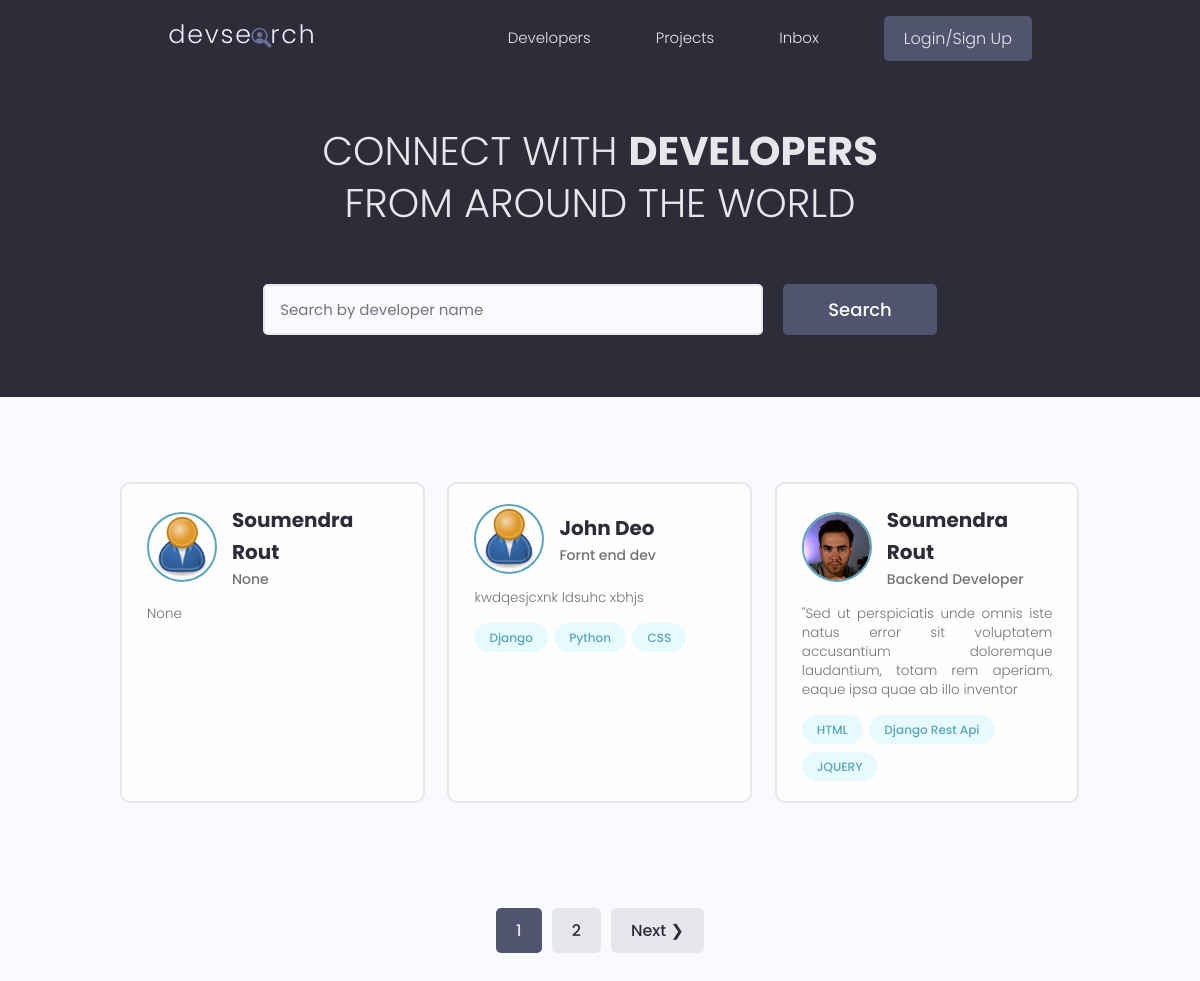
The page / on the database its author committed.
### users/models.py (models this page shows, shortened)
class Profile(models.Model):
    user = models.OneToOneField(User,on_delete=models.CASCADE,null=True,blank=True)
    name = models.CharField(max_length=200,blank=True,null=True)
    email = models.EmailField(max_length=500, blank=True,null=True)
    username = models.CharField(max_length=200,blank=True,null=True)
    location = models.CharField(max_length=200,blank=True,null=True)
    short_intro = models.CharField(max_length=200,blank=True,null=True)
    bio = models.TextField(blank=True,null=True)
    profile_image = models.ImageField(null=True,blank=True,upload_to='profiles/',default='profiles/user-default.png')
    social_github = models.CharField(max_length=200,blank=True,null=True)
    social_twitter = models.CharField(max_length=200,blank=True,null=True)
    social_linkedin = models.CharField(max_length=200,blank=True,null=True)
    social_youtube = models.CharField(max_length=200,blank=True,null=True)
    social_website = models.CharField(max_length=200,blank=True,null=True)
    created = models.DateTimeField(auto_now_add=True)
    id = models.UUIDField(default=uuid.uuid4,unique=True,primary_key=True,editable=False)

class Skill(models.Model):
    owner = models.ForeignKey(Profile,on_delete=models.CASCADE,null=True,blank=True)
    name = models.CharField(max_length=200,blank=True,null=True)
    description = models.TextField(null=True,blank=True)
    created = models.DateTimeField(auto_now_add=True)
    id = models.UUIDField(default=uuid.uuid4,unique=True,primary_key=True,editable=False)
    def __str__(self):
        return str(self.name)

### users/views.py (the view)
# urls.py: path('',views.profiles, name='profiles'),
def profiles(request):
    profiles,search_query=searchProfiles(request)
    custom_range ,profiles =paginationProfiles(request,profiles,3)
    context = {'profiles':profiles,'search_query':search_query,'custom_range':custom_range}
    return render(request,'users/profiles.html',context)

### users/utils.py (called while the page is built)
def paginationProfiles(request,profiles,result):
    page = request.GET.get('page')
    paginator = Paginator(profiles,result)
    try:
        profiles = paginator.page(page)
    except PageNotAnInteger:
        page = 1
        profiles = paginator.page(page)
    except EmptyPage:
        page =paginator.num_pages
        profiles = paginator.page(page)
    leftIndex = (int(page)-4)
    if leftIndex < 1:
        leftIndex = 1
    rightIndex = (int(page)+5)
    if rightIndex > paginator.num_pages:
        rightIndex = paginator.num_pages + 1
    custom_range=range(leftIndex,rightIndex)
    return custom_range,profiles

def searchProfiles(request):
    search_query = ''
    if request.GET.get('search_query'):
        search_query = request.GET.get('search_query')
    skills = Skill.objects.filter(name__icontains=search_query)
    profiles = Profile.objects.distinct().filter(Q(name__icontains=search_query) |
                                    Q(short_intro__icontains=search_query) |
                                    Q(skill__in=skills))
    return profiles,search_query

### users/templates/users/profiles.html (shortened to what this page needs)
{% extends "main.html" %}
{% block content %}
  <main class="home">
    <section class="hero-section text-center">
      <div class="container container--narrow">
        <div class="hero-section__box">
          <h2>CONNECT WITH <span>DEVELOPERS</span></h2>
          <h2>FROM AROUND THE WORLD</h2>
        </div>
        <div class="hero-section__search">
          <form id='searchForm' class="form" action="{% url 'profiles' %}" method="get">
            <div class="form__field">
              <input class="input input--text" id="formInput#search" type="text" name="search_query"
                value= "{{search_query}}" placeholder="Search by developer name" />
            </div>
            <input class="btn btn--sub btn--lg" type="submit" value="Search" />
          </form>
        </div>
      </div>
    </section>
    <section class="devlist">
      <div class="container">
        <div class="grid grid--three">
          {% for profile in profiles %}
          <div class="column card">
            <div class="dev">
              <a href="{% url 'user-profile' profile.id %}" class="card__body">
                <div class="dev__profile">
                  <img class="avatar avatar--md" src="{{ profile.profile_image.url }}" alt="image" />
                  <div class="dev__meta">
                    <h3>{{ profile.name }}</h3>
                    <h5>{{ profile.short_intro|slice:"60" }}</h5>
                  </div>
                </div>
                <p class="dev__info">{{ profile.bio|slice:"150" }}</p>
                <div class="dev__skills">
                    {% for skill in profile.skill_set.all|slice:"5" %}
                  <span class="tag tag--pill tag--main">
                    <small>{{ skill }}</small>
                  </span>
                    {% endfor %}
                </div>
              </a>
            </div>
          </div>
          {% endfor %}
        </div>
      </div>
    </section>
    {% include "pagination.html" with queryset=profiles custom_range=custom_range%}
  </main>
{% endblock content %}

### static/styles/app.css (style rules this page uses)
:root { --color-sub: #2d2d39; }
.btn--sub { background-color: var(--color-sub-light); }
.card { border: 2px solid var(--color-light); }
img { width: 100%; }
.hero-section { height: 40vh; display: flex; align-items: center; background-color: var(--color-sub); }
.hero-section__box { margin-bottom: 4rem; }
.hero-section__box > h2, .hero-section__box > h2 > span { font-size: 4rem; color: var(--color-light); line-height: 1.3; text-transform: uppercase; }
.hero-section__box > h2 { font-weight: 300; }
.hero-section__box > h2 > span { font-weight: 700; }
.hero-section__search > .form { display: flex; align-items: center; justify-content: center; gap: 2rem; }
.hero-section__search > .form input.input--text { width: 50rem; }
.devlist { margin-top: 8rem; }
.devlist .grid { align-items: stretch; }
.devlist .dev .dev__profile { display: flex; align-items: center; gap: 1.5rem; }
.devlist .dev .dev__meta h3 { color: var(--color-sub); font-size: 2rem; font-weight: 700; }
.devlist .dev .dev__meta h5 { color: var(--color-text); font-size: 1.4rem; font-weight: 500; }
.devlist .dev .dev__info { margin: 1.5rem 0; font-size: 1.35rem; line-height: 1.4; text-align: justify; }

### static/uikit/styles/modules/_variables.css (style rules this page uses)
:root { --color-main: #5aa5b9; --color-main-light: #e6faff; --color-sub: #3f4156; --color-sub-light: #51546e; --color-sub-lighter: #ededfd; --color-text: #737373; --color-gray: #8b8b8b; --color-light: #e5e7eb; --color-light-gray: #767676; --color-bg: #f8fafd; --color-white: #fffefd; --color-white-light: #f3f3f3; --color-success: #359e64; --color-success-bg: #def8e8; --color-error: #fc4b0b; --color-error-bg: #fff2ee; --font-base: 'Poppins', arial, helvetica, 'Segoe UI', roboto, ubuntu, sans-serif; --font-monospace: 'Fira Code', 'Courier New', courier, monospace; --font-regular: 300; --font-medium: 500; --font-bold: 700; --generic-shadow: 1px 1px 5px #00000010; --generic-transition: all 0.3s ease-in-out; }

### static/uikit/styles/modules/_base.css (style rules this page uses)
* { margin: 0; padding: 0; box-sizing: border-box; text-rendering: optimizeLegibility; color: inherit; font-size: inherit; }
html { font-size: 50%; }
@media only screen and (min-width: 480px) { html { font-size: 56.25%; } }
@media only screen and (min-width: 1200px) { html { font-size: 62.5%; } }
body { line-height: 1.6; font-weight: 400; font-size: 1.5rem; color: var(--color-text); background-color: var(--color-bg); min-height: 100vh; }

### static/uikit/styles/modules/_typography.css (style rules this page uses)
* { font-family: var(--font-base); }
h2 { font-size: 3.6rem; font-weight: var(--font-bold); }
h3 { font-size: 3.2rem; font-weight: var(--font-medium); }
h5 { font-size: 2.4rem; font-weight: var(--font-medium); }
h5, h6 { font-weight: var(--font-regular); }
p, span, strong { font-size: 1.6rem; color: var(--color-text); font-weight: var(--font-regular); }
a { padding-bottom: 2px; text-decoration: none; display: inline-block; color: var(--color-main); font-weight: var(--font-medium); }

### static/uikit/styles/modules/_utilities.css (style rules this page uses)
.container { width: 92%; max-width: 165rem; margin: 0 auto; box-sizing: border-box; }
.container--narrow { width: 92%; max-width: 120rem; }
@media screen and (min-width: 1000px) { .container { width: 90%; } }
@media screen and (min-width: 1000px) { .container--narrow { width: 85%; } }
@media screen and (min-width: 1200px) { .container { width: 80%; } }
@media screen and (min-width: 1200px) { .container--narrow { width: 72%; } }
.text-center { text-align: center; }

### static/uikit/styles/modules/_avatar.css (style rules this page uses)
.avatar { border-radius: 50%; border: 2px solid var(--color-main); object-fit: cover; }
.avatar--md { height: 7rem; width: 7rem; }

### static/uikit/styles/modules/_button.css (style rules this page uses)
.btn { display: inline-block; position: relative; cursor: pointer; background-color: var(--color-light); font-weight: var(--font-medium); color: var(--color-sub); text-decoration: none; padding: 1rem 2rem; border-radius: 0.5rem; border: none; width: -webkit-fit-content; width: -moz-fit-content; width: fit-content; height: -webkit-fit-content; height: -moz-fit-content; height: fit-content; font-size: 1.6rem; outline-width: 0; outline-color: transparent; -webkit-backface-visibility: hidden; backface-visibility: hidden; transition: all 0.3s ease-in-out; }
.btn--sub { background-color: var(--color-sub); color: var(--color-white); }
.btn--lg { font-size: 1.8rem; padding: 1.2rem 4.5rem; }

### static/uikit/styles/modules/_card.css (style rules this page uses)
.card { border-radius: 1rem; background-color: var(--color-white); border: 1.5px solid var(--color-light); width: auto; height: auto; margin-top: 0.5rem; margin-bottom: 0.5rem; overflow: hidden; }
.card__body, .card__header { padding: 2rem 2.5rem; }

### rows shown on the page
Profile: profile_image (placeholder picture), name "Soumendra Rout", short_intro "None", bio "None"
Profile: profile_image (placeholder picture), name "John Deo", short_intro "Fornt end dev", bio "kwdqesjcxnk ldsuhc xbhjs"
Skill: name "Django"
Skill: name "Python"
Skill: name "CSS"
Profile: profile_image (picture), name "Soumendra Rout", short_intro "Backend Developer", bio "\"Sed ut perspiciatis unde omnis iste natus error sit voluptatem accusantium doloremque laudantium, totam rem aperiam, eaque ipsa quae ab illo inventor"
Skill: name "HTML"
Skill: name "Django Rest Api"
Skill: name "JQUERY"

### other values the page prints
{{ page }} "1"
{{ page }} "2"
